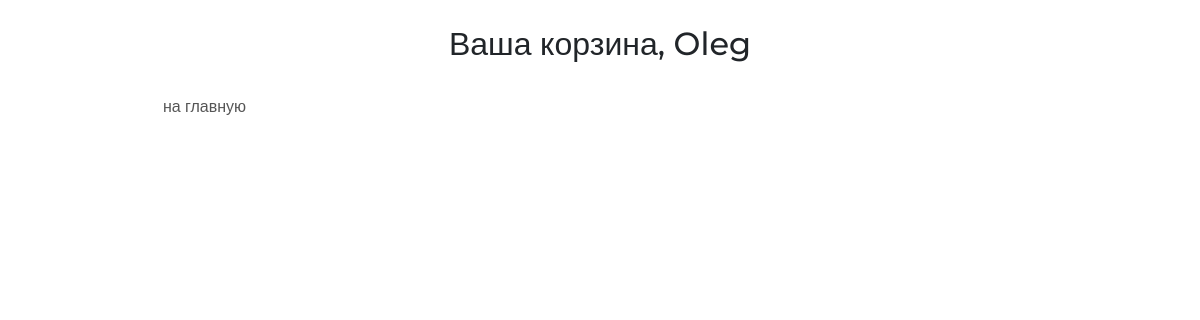
The page /basket/ (signed in) on the database as committed earlier.
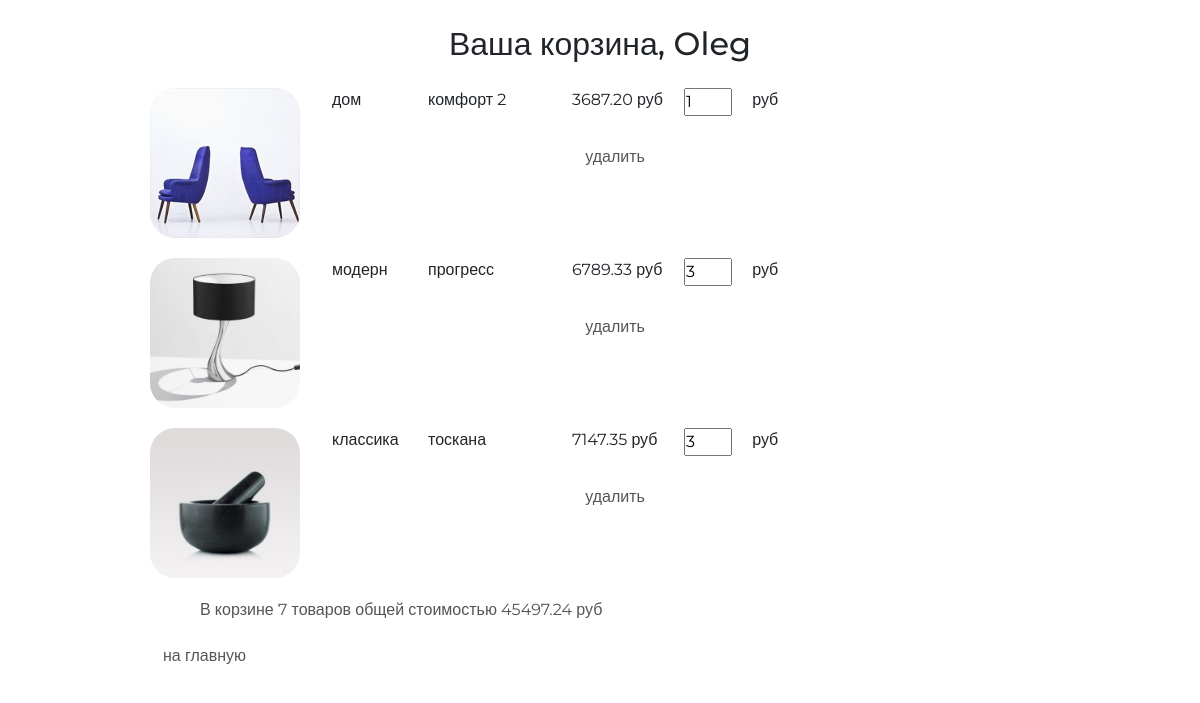
The same page on the database as committed later.
### authnapp/models.py (models this page shows, shortened)
class ShopUser(AbstractUser):
    avatar = models.ImageField(upload_to="users_avatars", blank=True)
    age = models.PositiveIntegerField(verbose_name="возраст", default=18)
    activation_key = models.CharField(verbose_name="ключ подтверждения", max_length=128, blank=True)
    activation_key_expires = models.DateTimeField(
        verbose_name="актуальность ключа", default=(now() + timedelta(hours=48))
    )

### basketapp/models.py (models this page shows, shortened)
class Basket(models.Model):
    user = models.ForeignKey(settings.AUTH_USER_MODEL, on_delete=models.CASCADE, related_name="basket")
    product = models.ForeignKey(Product, on_delete=models.CASCADE)
    quantity = models.PositiveIntegerField(verbose_name="количество", default=0)
    add_datetime = models.DateTimeField(verbose_name="время добавления", auto_now_add=True)
    @property
    def product_cost(self):
        return self.product.price * self.quantity
    @property
    def total_quantity(self):
        _items = Basket.objects.filter(user=self.user)
        _totalquantity = sum(list(map(lambda x: x.quantity, _items)))
        return _totalquantity
    @property
    def total_cost(self):
        _items = Basket.objects.filter(user=self.user)
        _totalcost = sum(list(map(lambda x: x.product_cost, _items)))
        return _totalcost

### mainapp/models.py (models this page shows, shortened)
class Product(models.Model):
    category = models.ForeignKey(ProductCategory, on_delete=models.CASCADE)
    name = models.CharField(verbose_name="имя продукта", max_length=128)
    image = models.ImageField(upload_to="products_images", blank=True)
    short_desc = models.CharField(verbose_name="краткое описание продукта", max_length=60, blank=True)
    description = models.TextField(verbose_name="описание продукта", blank=True)
    price = models.DecimalField(verbose_name="цена продукта", max_digits=8, decimal_places=2, default=0)
    quantity = models.PositiveIntegerField(verbose_name="количество на складе", default=0)
    is_active = models.BooleanField(verbose_name="продукт активен", default=True)

class ProductCategory(models.Model):
    name = models.CharField(verbose_name="имя", max_length=64, unique=True)
    description = models.TextField(verbose_name="описание", blank=True)
    is_active = models.BooleanField(verbose_name="категория активна", default=True)

### basketapp/views.py (the view)
# urls.py: re_path(r"^basket/", include("basketapp.urls", namespace="basket")),
@login_required
def basket(request):
    title = "корзина"
    basket_items = Basket.objects.filter(user=request.user).order_by("product__category")
    content = {"title": title, "basket_items": basket_items, "media_url": settings.MEDIA_URL}
    return render(request, "basketapp/basket.html", content)

### mainapp/context_processors.py (called while the page is built)
def basket(request):
    print("context processor basket works")
    basket = []
    if request.user.is_authenticated:
        basket = Basket.objects.filter(user=request.user)
    return {
        "basket": basket,
    }

### basketapp/templates/basketapp/basket.html
{% extends 'basketapp/base.html' %}
{% load staticfiles %}
{% block content %}
<div class="basket_list">
    {% include 'basketapp/includes/inc_basket_list.html' %}
</div>
<button class="btn btn-round">
    <a href="{% url 'main' %}">
        на главную
    </a>
</button>
{% endblock %}

### basketapp/templates/basketapp/base.html (shortened to what this page needs)
{% load staticfiles %}
<!DOCTYPE html>
<html>
<head>
    {% block css %}
    <link rel="stylesheet" type="text/css" href="{% static 'css/bootstrap.min.css' %}">
    <link rel="stylesheet" type="text/css" href="{% static 'style.css' %}">
    <link rel="stylesheet" href="{% static 'fonts/font-awesome/css/font-awesome.min.css' %}">
    {% endblock %}
</head>
<body>
    <div class="basket_container">
        <div class="h2 text-center head">
            Ваша корзина, {% if user.first_name %}{{ user.first_name|title}}{% else %}Пользователь{% endif %}
        </div>
        {% block content %}
        {% endblock content %}
    </div>
</body>
</html>

### basketapp/templates/basketapp/includes/inc_basket_list.html
{% for item in basket_items %}
<div class="basket_record">
    <img src="{{ media_url }}{{ item.product.image }}" alt="{{ item.product.short_desc }}">
    <span class="category_name">{{ item.product.category.name }}</span>
    <span class="product_name">{{ item.product.name }}</span>
    <span class="product_price">{{ item.product.price }}&nbspруб</span>
    <input type="number" name="{{ item.pk }}" min="0" value="{{ item.quantity }}">
    <span class="product_cost">{{ item.cost }}&nbspруб</span>
    <button class="btn btn-round">
        <a href="{% url 'basket:remove' item.pk %}" class="">
            удалить
        </a>
    </button>
</div>
{% endfor %}
{% if basket_items %}
<div class="basket_summary">
    В корзине {{ basket_items.0.total_quantity }} товаров общей стоимостью
    {{ basket_items.0.total_cost }} руб
</div>
{% endif %}

### static/style.css (style rules this page uses)
* { margin: 0; padding: 0; }
body { font-family: 'Montserrat', sans-serif; }
html, body { height: 100%; }
.basket_container { margin: 25px auto; width: 900px; }
.basket_list input[type="number"] { width: 3em; position: relative; display: block; float: left; }
.basket_list span.category_name { margin-left: 2em; width: 5em; position: relative; display: block; float: left; }
.basket_list span.product_name { margin-left: 1em; width: 8em; position: relative; display: block; float: left; }
.basket_list span.product_price { margin-left: 1em; width: 7em; position: relative; display: block; float: left; }
.basket_list span.product_cost { margin-left: 1em; width: 10em; position: relative; display: block; float: left; }
.basket_list .basket_record { position: relative; display: block; height: 170px; float: none; }
.basket_container .head { margin: 25px auto; }
.basket_list .basket_record button { margin-top: 50px; margin-left: 390px; width: 150px; position: absolute; display: block; float: left; }
.basket_list button { margin-left: 45px; width: 150px; display: block; float: left; }
.basket_container button a { text-decoration: none; color: #555; }
.basket_container img { display: block; float: left; width: 150px; border-radius: 25px; }
.basket_container .basket_summary { display: block; margin-left: 50px; margin-bottom: 15px; color: #555; }

Rows that differ between the two databases and show on the page:
added Basket: product.image (picture), product.category.name "дом", product.name "комфорт 2", product.price "3687.20", quantity "1", user+quantity "7", user+product+quantity "45497.24"
added Basket: product.image (picture), product.category.name "модерн", product.name "прогресс", product.price "6789.33", quantity "3"
added Basket: product.image (picture), product.category.name "классика", product.name "тоскана", product.price "7147.35", quantity "3"
Other text that changed with them:
text now shown: "В корзине товаров общей стоимостью руб"
